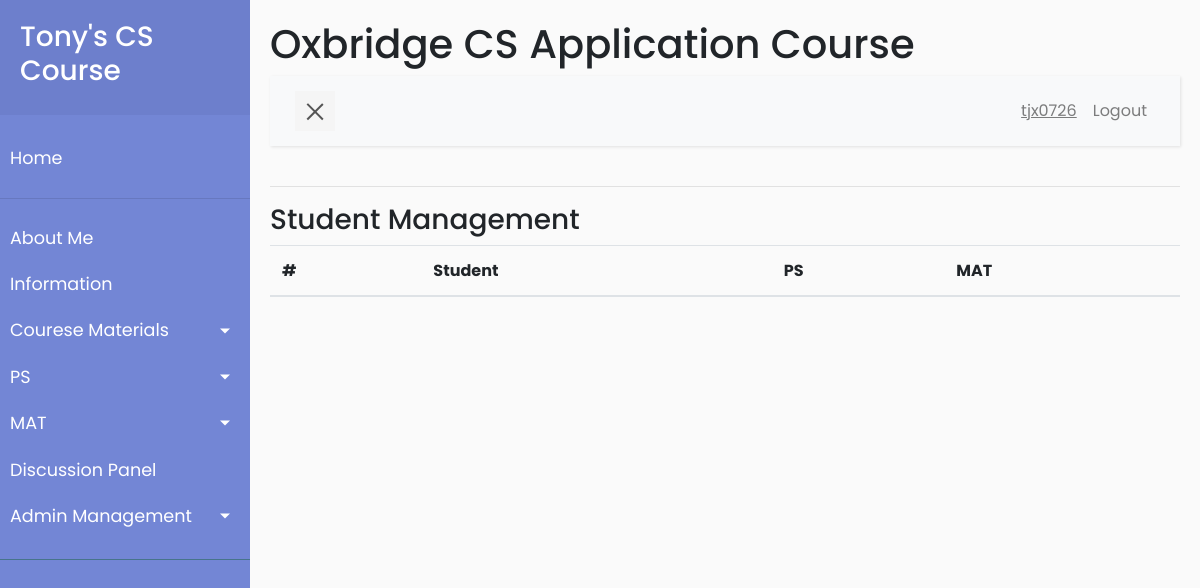
/management/student_management (signed in), run on an earlier commit of the app's database.
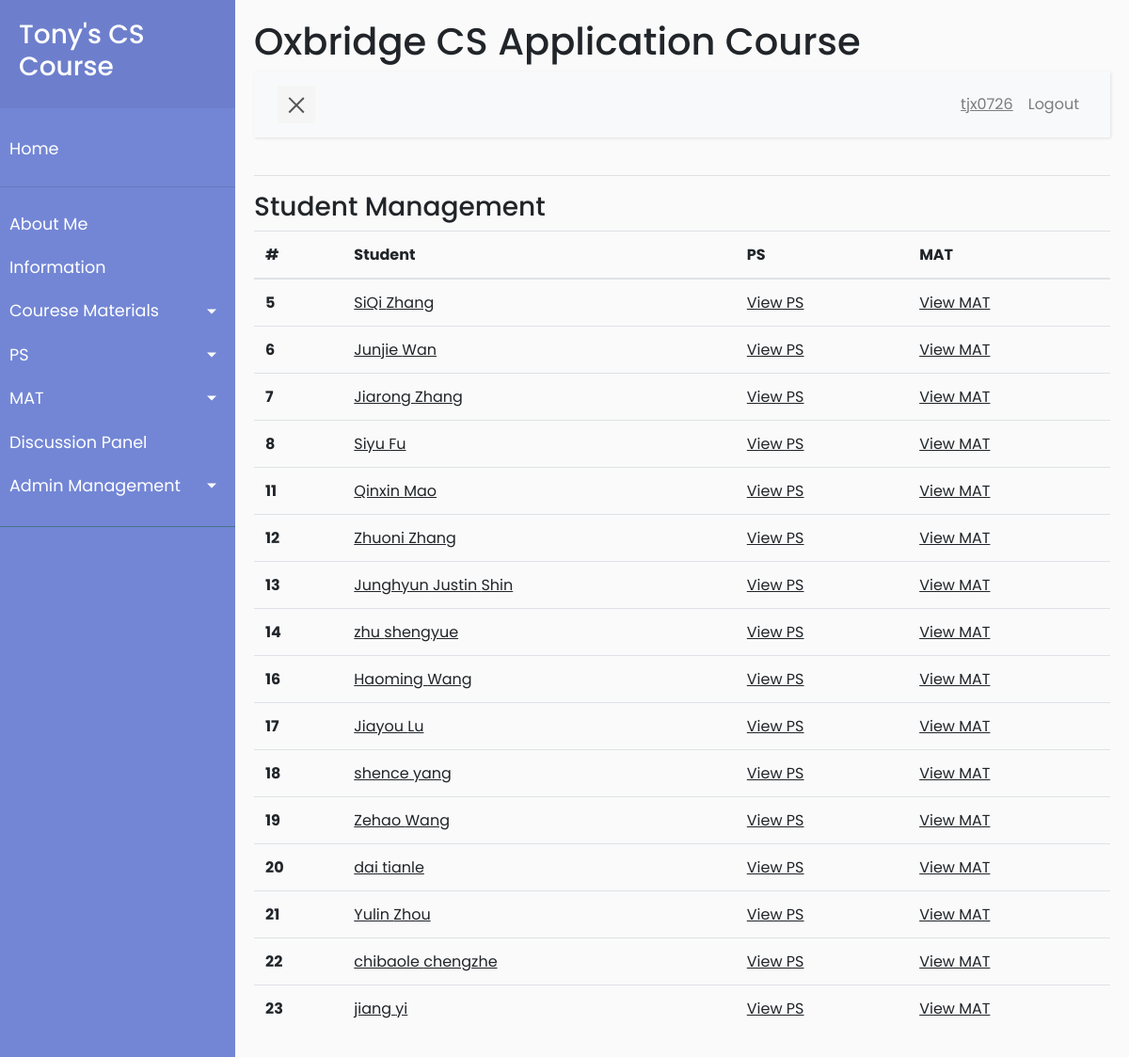
And on a later commit of the database.
### app/models.py (models this page shows, shortened)
class User(UserMixin, db.Model):
    id = db.Column(db.Integer, primary_key=True)
    username = db.Column(db.String(64), index=True, unique=True)
    firstname = db.Column(db.String(64), index=True)
    lastname = db.Column(db.String(64), index=True)
    email = db.Column(db.String(120), index=True, unique=True)
    password_hash = db.Column(db.String(128))
    is_admin = db.Column(db.Boolean, default=False)
    posts = db.relationship('Post', backref='author', lazy='dynamic')
    mats = db.relationship('Mat', secondary=user_mat_association,
                           back_populates='viewers')
    mat_results = db.relationship(
        'Mat_result', backref='student', lazy='dynamic')
    ps_own = db.relationship("Ps_files", backref='owner', lazy='dynamic',
                             foreign_keys='Ps_files.user_id_owner')
    ps_by_me = db.relationship("Ps_files", backref='author',
                               lazy='dynamic', foreign_keys='Ps_files.user_id_author')

### app/routes.py (the view)
@app.route('/management/student_management', methods=['GET', 'POST'])
@login_required
@admin_requirement
def student_management():
    students = User.query.filter_by(is_admin=False).order_by(User.id).all()
    return render_template('student_management.html', title='Student Management',
                           students=students)

### app/models.py (called while the page is built)
@login.user_loader
def load_user(id):
    return User.query.get(int(id))

### app/routes.py (called while the page is built)
def admin_requirement(f):
    from functools import wraps
    @wraps(f)
    def wrap(*args, **kwargs):
        if current_user.is_admin:
            return f(*args, **kwargs)
        else:
            flash('You have no access to admin contents.')
            return redirect(url_for('index'))
    return wrap

### app/templates/student_management.html (shortened to what this page needs)
{% extends "base.html" %}
{% block content %}
    <h3>Student Management</h3>
    <table class="table">
        <thead>
        <tr>
            <th scope="col">#</th>
            <th scope="col">Student</th>
            <th scope="col">PS</th>
            <th scope="col">MAT</th>
        </tr>
        </thead>
        <tbody>
    {% for u in students %}
        <tr>
            <th scope="row">{{ u.id }}</th>
            <td>
                <u><a href="{{ url_for('user_default', username=u.username) }}">
                            {{u.firstname}} {{u.lastname}}</a></u>
            </td>
            <td>
            <u><a href="#">
                    View PS
                </a></u>
            </td>
            <td>
            <u><a href=' {{ url_for('mat_management_user', username=u.username) }}'>
                    View MAT
                </a></u>
            </td>
        </tr>
    {% endfor %}
        </tbody>
    </table>
{% endblock%}

What changed in the data, as far as the page shows it:
added User: id "5", firstname "SiQi", lastname "Zhang"
added User: id "6", firstname "Junjie", lastname "Wan"
added User: id "7", firstname "Jiarong", lastname "Zhang"
added User: id "8", firstname "Siyu", lastname "Fu"
added User: id "11", firstname "Qinxin", lastname "Mao"
added User: id "12", firstname "Zhuoni", lastname "Zhang"
added User: id "13", firstname "Junghyun Justin", lastname "Shin"
added User: id "14", firstname "zhu", lastname "shengyue"
added User: id "16", firstname "Haoming", lastname "Wang"
added User: id "17", firstname "Jiayou", lastname "Lu"
added User: id "18", firstname "shence", lastname "yang"
added User: id "19", firstname "Zehao", lastname "Wang"
added User: id "20", firstname "dai", lastname "tianle"
added User: id "21", firstname "Yulin", lastname "Zhou"
added User: id "22", firstname "chibaole", lastname "chengzhe"
added User: id "23", firstname "jiang", lastname "yi"
